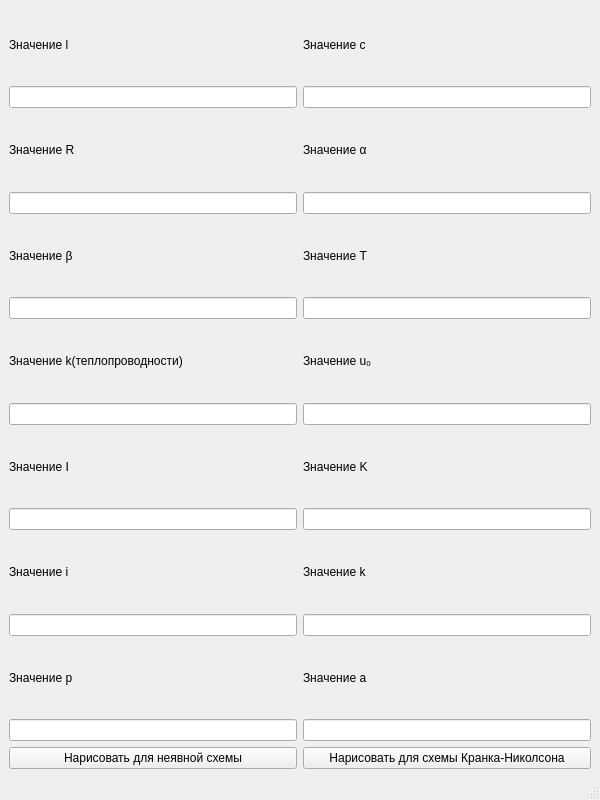
<?xml version="1.0" encoding="UTF-8"?>
<ui version="4.0">
 <class>MainWindow</class>
 <widget class="QMainWindow" name="MainWindow">
  <property name="geometry">
   <rect>
    <x>0</x>
    <y>0</y>
    <width>600</width>
    <height>800</height>
   </rect>
  </property>
  <property name="minimumSize">
   <size>
    <width>600</width>
    <height>800</height>
   </size>
  </property>
  <property name="maximumSize">
   <size>
    <width>600</width>
    <height>800</height>
   </size>
  </property>
  <property name="windowTitle">
   <string>MainWindow</string>
  </property>
  <widget class="QWidget" name="centralwidget">
   <layout class="QGridLayout" name="gridLayout">
    <item row="0" column="0">
     <widget class="QLabel" name="label">
      <property name="text">
       <string>Значение l</string>
      </property>
     </widget>
    </item>
    <item row="0" column="1">
     <widget class="QLabel" name="label_5">
      <property name="text">
       <string>Значение c</string>
      </property>
     </widget>
    </item>
    <item row="1" column="0">
     <widget class="QLineEdit" name="lineEdit"/>
    </item>
    <item row="1" column="1">
     <widget class="QLineEdit" name="lineEdit_5"/>
    </item>
    <item row="2" column="0">
     <widget class="QLabel" name="label_2">
      <property name="text">
       <string>Значение R</string>
      </property>
     </widget>
    </item>
    <item row="2" column="1">
     <widget class="QLabel" name="label_6">
      <property name="text">
       <string>Значение α</string>
      </property>
     </widget>
    </item>
    <item row="3" column="0">
     <widget class="QLineEdit" name="lineEdit_2"/>
    </item>
    <item row="3" column="1">
     <widget class="QLineEdit" name="lineEdit_6"/>
    </item>
    <item row="4" column="0">
     <widget class="QLabel" name="label_3">
      <property name="text">
       <string>Значение β</string>
      </property>
     </widget>
    </item>
    <item row="4" column="1">
     <widget class="QLabel" name="label_7">
      <property name="text">
       <string>Значение T</string>
      </property>
     </widget>
    </item>
    <item row="5" column="0">
     <widget class="QLineEdit" name="lineEdit_3"/>
    </item>
    <item row="5" column="1">
     <widget class="QLineEdit" name="lineEdit_7"/>
    </item>
    <item row="6" column="0">
     <widget class="QLabel" name="label_4">
      <property name="text">
       <string>Значение k(теплопроводности)</string>
      </property>
     </widget>
    </item>
    <item row="6" column="1">
     <widget class="QLabel" name="label_8">
      <property name="text">
       <string>Значение u₀</string>
      </property>
     </widget>
    </item>
    <item row="7" column="0">
     <widget class="QLineEdit" name="lineEdit_4"/>
    </item>
    <item row="7" column="1">
     <widget class="QLineEdit" name="lineEdit_8"/>
    </item>
    <item row="8" column="0">
     <widget class="QLabel" name="label_9">
      <property name="text">
       <string>Значение I</string>
      </property>
     </widget>
    </item>
    <item row="8" column="1">
     <widget class="QLabel" name="label_10">
      <property name="text">
       <string>Значение K</string>
      </property>
     </widget>
    </item>
    <item row="9" column="0">
     <widget class="QLineEdit" name="lineEdit_9"/>
    </item>
    <item row="9" column="1">
     <widget class="QLineEdit" name="lineEdit_10"/>
    </item>
    <item row="10" column="0">
     <widget class="QLabel" name="label_11">
      <property name="text">
       <string>Значение i</string>
      </property>
     </widget>
    </item>
    <item row="10" column="1">
     <widget class="QLabel" name="label_12">
      <property name="text">
       <string>Значение k</string>
      </property>
     </widget>
    </item>
    <item row="11" column="0">
     <widget class="QLineEdit" name="lineEdit_11"/>
    </item>
    <item row="11" column="1">
     <widget class="QLineEdit" name="lineEdit_12"/>
    </item>
    <item row="12" column="0">
     <widget class="QLabel" name="label_13">
      <property name="text">
       <string>Значение p</string>
      </property>
     </widget>
    </item>
    <item row="12" column="1">
     <widget class="QLabel" name="label_14">
      <property name="text">
       <string>Значение a</string>
      </property>
     </widget>
    </item>
    <item row="13" column="0">
     <widget class="QLineEdit" name="lineEdit_13"/>
    </item>
    <item row="13" column="1">
     <widget class="QLineEdit" name="lineEdit_14"/>
    </item>
    <item row="14" column="0">
     <widget class="QPushButton" name="pushButton">
      <property name="minimumSize">
       <size>
        <width>260</width>
        <height>0</height>
       </size>
      </property>
      <property name="text">
       <string>Нарисовать для неявной схемы</string>
      </property>
     </widget>
    </item>
    <item row="14" column="1">
     <widget class="QPushButton" name="pushButton_2">
      <property name="minimumSize">
       <size>
        <width>260</width>
        <height>0</height>
       </size>
      </property>
      <property name="text">
       <string>Нарисовать для схемы Кранка-Николсона</string>
      </property>
     </widget>
    </item>
   </layout>
  </widget>
  <widget class="QMenuBar" name="menubar">
   <property name="geometry">
    <rect>
     <x>0</x>
     <y>0</y>
     <width>600</width>
     <height>26</height>
    </rect>
   </property>
  </widget>
  <widget class="QStatusBar" name="statusbar"/>
 </widget>
 <resources/>
 <connections/>
</ui>
